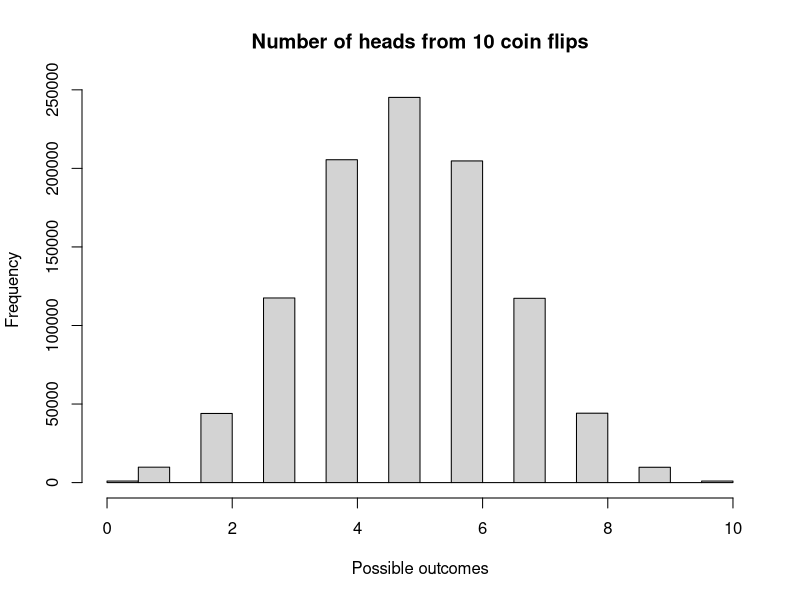

Write the R code that produced this figure.
## ---- chunk 1
if (!require(purrr)) install.packages("purrr")
library(purrr)
## ---- chunk 2
toss_n_times <- function(n = 10) {
  x <- sample(c(0, 1), size = n, replace = TRUE)
  sum(x)
}
## ---- chunk 3
set.seed(1)
toss_n_times()
# 4 heads
## ---- chunk 4
set.seed(1234)
toss_n_times()
# 6 heads
## ---- chunk 5
repeat_m_times <- function(f, m = 100, heads = 5) {
  outcome <- numeric(length = m)
  for (i in 1:m) {
    outcome[i] <- f()
  }
  list(proportion = mean(outcome == heads), 
       outcomes = outcome)
}
## ---- chunk 6
set.seed(1)
repeat_m_times(toss_n_times)$proportion
# 0.26 (26% of the time we get heads)
## ---- chunk 7
set.seed(1234)
repeat_m_times(toss_n_times)$proportion
# 0.24 (24% of the time we get heads)
## ---- chunk 8
set.seed(1)
repeat_m_times(toss_n_times, m = 1e6)$proportion
# 0.246705
## ---- chunk 9
set.seed(1234)
repeat_m_times(toss_n_times, m = 1e6)$proportion
# 0.246152
## ---- chunk 10
result <- repeat_m_times(toss_n_times, m = 1e6)
hist(result$outcomes, 
     main = "Number of heads from 10 coin flips", 
     xlab = "Possible outcomes")
## ---- chunk 11
toss_n_times <- compose(sum, 
                        partial(sample, x = c(0, 1), replace = TRUE))
result <- map_dbl(1:1000, ~toss_n_times(10)) 
mean(result == 5)
